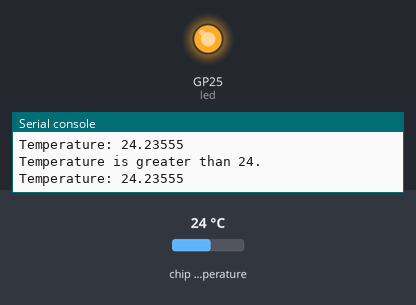
A program run on a simulated Raspberry Pi Pico running MicroPython. On the bench: output pins drawn as LEDs (lit = HIGH), the last lines printed to the serial console. Inputs (shaded band) come from the test bench; at power-on: chip temperature 24 °C.

Above: at 1.2 s.
1.3 s: chip temperature set to 22 °C
At 3.0 s:
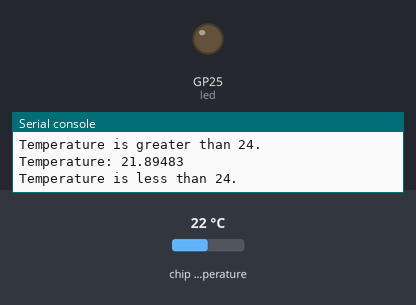
5.0 s: chip temperature set to 34 °C
At 6.6 s:
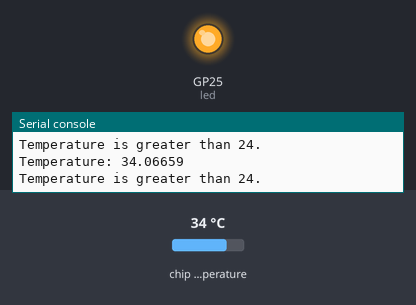
7.0 s: chip temperature set to 1 °C
At 8.2 s:
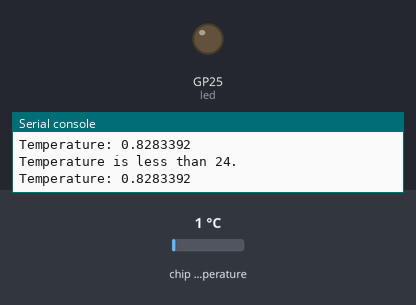
Timing chart, 0 to 10.0 s (numbered marks = the images above; inputs shaded):
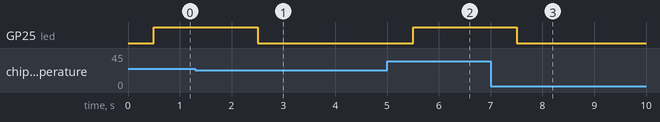

The program:

03-Onboard_LED___Temperature.py
```python
import machine								# import machine to make use of pins
import utime								# import to allow python to sleep
from machine import Pin						# import the pin library to connect other devices

led = Pin(25, Pin.OUT)						# make pin 25 be the led pin, output pin

tempsensor = machine.ADC(4)					# set sensor to pin 4 analogue to digital
conversion_factor = 3.3 / (65535)			# divide the 3.3v by 16-bits

while True:													# while loop to run forever
    reading = tempsensor.read_u16() * conversion_factor 	# read value from sensor 16-bits
    # print("Reading:",reading)
    temperature = 27 - (reading - 0.706)/0.001721			# convert value read to normal celcius
    print("Temperature:",temperature)						# show the value
    utime.sleep(0.5)										# pause for 0.5 seconds

    if temperature > 24.0:									# check if temp is greater than 24
        print("Temperature is greater than 24.")			# print message to screen
        led.high()											# turn the internal LED on
        utime.sleep(0.5)									# sleep for 0.5 seconds
    elif temperature < 24.0:								# check if the temp is less than 24
        print("Temperature is less than 24.")				# print message to screen
        led.low()											# turn the LED off
        utime.sleep(0.5)									# sleep for 0.5 seconds
    else:													# catch any other weird conditions
        print("There must have been an error.")				# print message to screen
```

Measured:
- the behaviour switches between 24 and 23 °C on chip temperature (found by bisection; images 0 and 1)
- after the input at 1.3 s, GP25 (led): HIGH → LOW after 1.2 s
- after the input at 5.0 s, GP25 (led): LOW → HIGH after 0.50 s
- after the input at 7.0 s, GP25 (led): HIGH → LOW after 0.51 s
